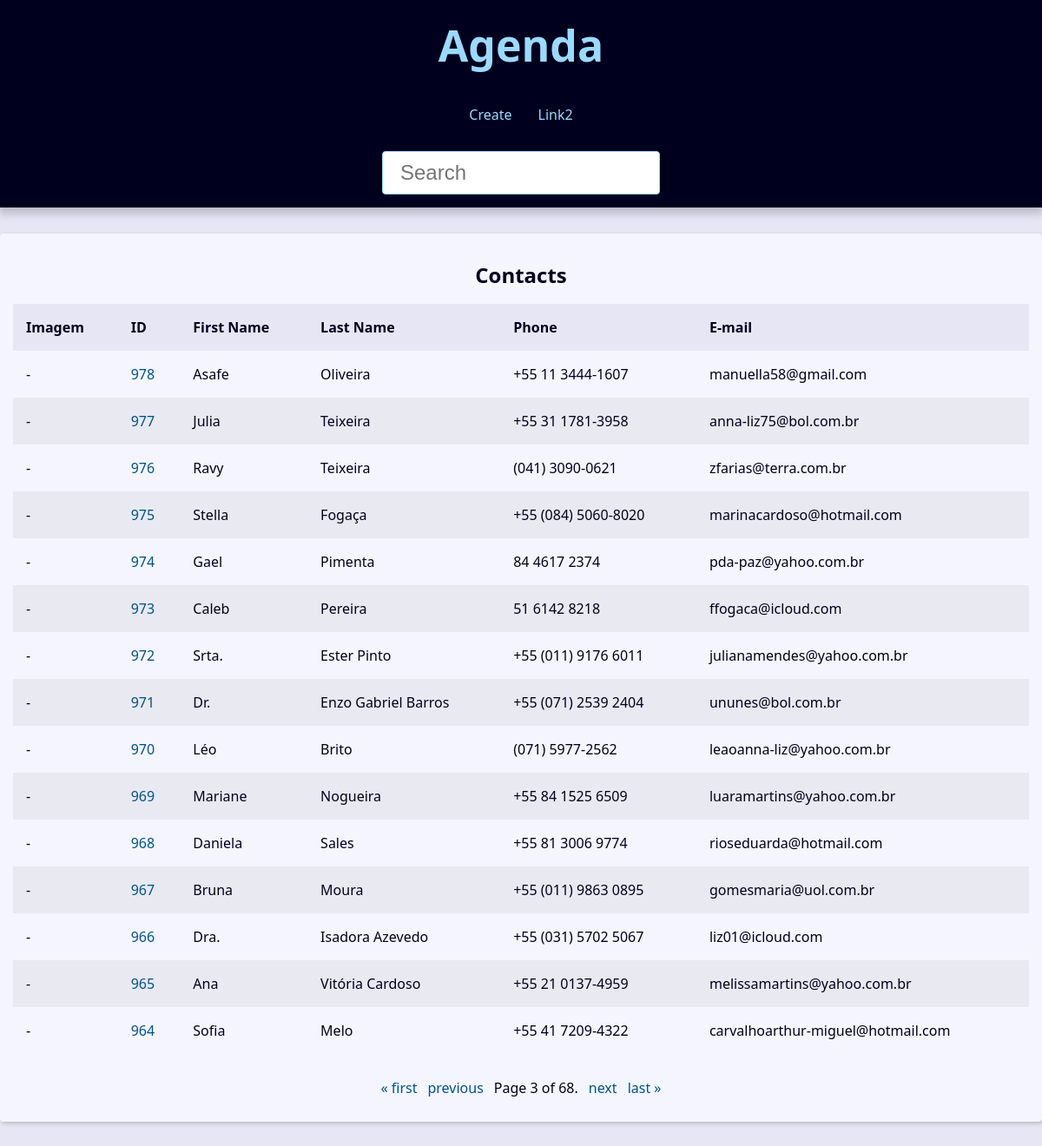
The app's page /?page=3&q= with its own data.
### contact/models.py (models this page shows, shortened)
class Contact(models.Model):
    first_name   = models.CharField(max_length=50)
    last_name    = models.CharField(max_length=50, blank=True)
    phone        = models.CharField(max_length=50)
    email        = models.EmailField(max_length=254, blank=True)
    created_date = models.DateTimeField(default=timezone.now)
    description  = models.TextField(blank=True)
    show         = models.BooleanField(default=True)
    picture      = models.ImageField(blank=True, upload_to="pictures/%Y/%m/")
    category = models.ForeignKey(
                        Category,
                        on_delete=models.SET_NULL,
                        blank=True,
                        null=True
    )
    owner = models.ForeignKey(
        User,
        on_delete=models.SET_NULL,
        blank=True, null=True
    )
    class Meta:
        verbose_name = 'Contato'
        verbose_name_plural = 'Contatos'

### contact/views/contact_views.py (the view)
# urls.py: path('', views.index, name='index')         ,
def index(request):
    contacts = Contact.objects \
    .filter(show=True)         \
    .order_by('-id')
    paginator   = Paginator(contacts, 15)
    page_number = request.GET.get("page")
    page_obj    = paginator.get_page(page_number)
    context = {
        'page_obj': page_obj
    }
    return render(
        request,
        'contact/index.html',
        context
    )

### contact/templates/contact/index.html
{% extends 'global/base.html' %}
{% block content %}
  <div class="responsive-table">
    <table class="contacts-table">
      <caption class="table-caption ">
        Contacts
      </caption>
      <thead>
        <tr class="table-row table-row-header">
          <th class="table-header">Imagem</th>
          <th class="table-header">ID</th>
          <th class="table-header">First Name</th>
          <th class="table-header">Last Name</th>
          <th class="table-header">Phone</th>
          <th class="table-header">E-mail</th>
        </tr>
      </thead>
      <tbody>
        {% for contact in page_obj %}
          <tr class="table-row">
            <td class="table-cel">
              {% if contact.picture %}
                <img
                  src="{{ contact.picture.url }}"
                  alt="{{ contact.first_name }}"
                  style="
                    width: 50px;
                    height: 50px;
                    object-fit: cover;
                    border-radius: 50%;
                  "
                >
              {% else %}
                -
              {% endif %}
            </td>
            <td class="table-cel">
                <a
                    class="table-link"
                    href="{% url 'contact:contact' contact.id %}">
                    {{ contact.id }}
                </a>
            </td>
            <td class="table-cel">
              {{ contact.first_name }}
            </td>
            <td class="table-cel">
              {{ contact.last_name }}
            </td>
            <td class="table-cel">
              {{ contact.phone }}
            </td>
            <td class="table-cel">
              {{ contact.email }}
            </td>
          </tr>
        {% endfor %}
      </tbody>
    </table>
  </div>
{% endblock content %}

### base_static/global/css/style.css (style rules this page uses)
:root { --spacing: 1.5rem; --link-dark-color: rgb(0, 83, 134); --link-light-color: rgb(156, 217, 255); --clr-white: rgb(245, 245, 255); --clr-black: rgb(0, 0, 30); --clr-light-gray: rgb(230, 230, 245); --clr-dark-shadow-5: rgba(0, 0, 10, 5%); --clr-dark-shadow-10: rgba(0, 0, 10, 10%); --clr-dark-shadow-20: rgba(0, 0, 10, 20%); --clr-light-shadow-5: rgba(200, 200, 255, 5%); --clr-light-shadow-10: rgba(200, 200, 255, 10%); --clr-light-shadow-20: rgba(200, 200, 255, 20%); --main-page-width: 120rem; --table-min-width: 60rem; --biggest-font-size: 5rem; --bigger-font-size: 4rem; --big-font-size: 3.2rem; --medium-font-size: 2.4rem; --small-font-size: 1.6rem; --smaller-font-size: 1.4rem; --smallest-font-size: 1.2rem; --transition-fast: 300ms; --transition-medium: 600ms; --transition-slow: 1s; --default-border-radius: 4px; }
*, *::before, *::after { margin: 0; padding: 0; box-sizing: border-box; }
html { font-size: 62.5%; }
body { font-family: system-ui, -apple-system, BlinkMacSystemFont, 'Segoe UI', Roboto, Oxygen, Ubuntu, Cantarell, 'Open Sans', 'Helvetica Neue', sans-serif; line-height: 1.5; font-size: var(--small-font-size); color: var(--clr-black); -webkit-font-smoothing: antialiased; background: var(--clr-light-gray); }
.responsive-table { width: 100%; overflow-x: auto; }
.contacts-table { width: 100%; min-width: var(--table-min-width); border-collapse: collapse; }
.table-caption { font-size: var(--medium-font-size); font-weight: bold; padding: var(--spacing); }
.table-row { text-align: left; text-overflow: ellipsis; transition: background-color var(--transition-fast) ease-in-out; }
.table-row:nth-of-type(2n) { background: var(--clr-dark-shadow-5); }
.table-row-header { background: var(--clr-light-gray); color: var(--clr-black); }
.table-cel, .table-header { padding: var(--spacing); }
.table-link { color: var(--link-dark-color); transition: color var(--transition-fast) ease-in-out; text-decoration: none; }

### records on screen
Contact: id "978", first_name "Asafe", last_name "Oliveira", phone "+55 11 3444-1607", email "manuella58@gmail.com"
Contact: id "977", first_name "Julia", last_name "Teixeira", phone "+55 31 1781-3958", email "anna-liz75@bol.com.br"
Contact: id "976", first_name "Ravy", last_name "Teixeira", phone "(041) 3090-0621", email "zfarias@terra.com.br"
Contact: id "975", first_name "Stella", last_name "Fogaça", phone "+55 (084) 5060-8020", email "marinacardoso@hotmail.com"
Contact: id "974", first_name "Gael", last_name "Pimenta", phone "84 4617 2374", email "pda-paz@yahoo.com.br"
Contact: id "973", first_name "Caleb", last_name "Pereira", phone "51 6142 8218", email "ffogaca@icloud.com"
Contact: id "972", first_name "Srta.", last_name "Ester Pinto", phone "+55 (011) 9176 6011", email "julianamendes@yahoo.com.br"
Contact: id "971", first_name "Dr.", last_name "Enzo Gabriel Barros", phone "+55 (071) 2539 2404", email "ununes@bol.com.br"
Contact: id "970", first_name "Léo", last_name "Brito", phone "(071) 5977-2562", email "leaoanna-liz@yahoo.com.br"
Contact: id "969", first_name "Mariane", last_name "Nogueira", phone "+55 84 1525 6509", email "luaramartins@yahoo.com.br"
Contact: id "968", first_name "Daniela", last_name "Sales", phone "+55 81 3006 9774", email "rioseduarda@hotmail.com"
Contact: id "967", first_name "Bruna", last_name "Moura", phone "+55 (011) 9863 0895", email "gomesmaria@uol.com.br"
Contact: id "966", first_name "Dra.", last_name "Isadora Azevedo", phone "+55 (031) 5702 5067", email "liz01@icloud.com"
Contact: id "965", first_name "Ana", last_name "Vitória Cardoso", phone "+55 21 0137-4959", email "melissamartins@yahoo.com.br"
Contact: id "964", first_name "Sofia", last_name "Melo", phone "+55 41 7209-4322", email "carvalhoarthur-miguel@hotmail.com"

### other values on screen
{{ page_obj.number }} "3"
{{ page_obj.paginator.num_pages }} "68"
